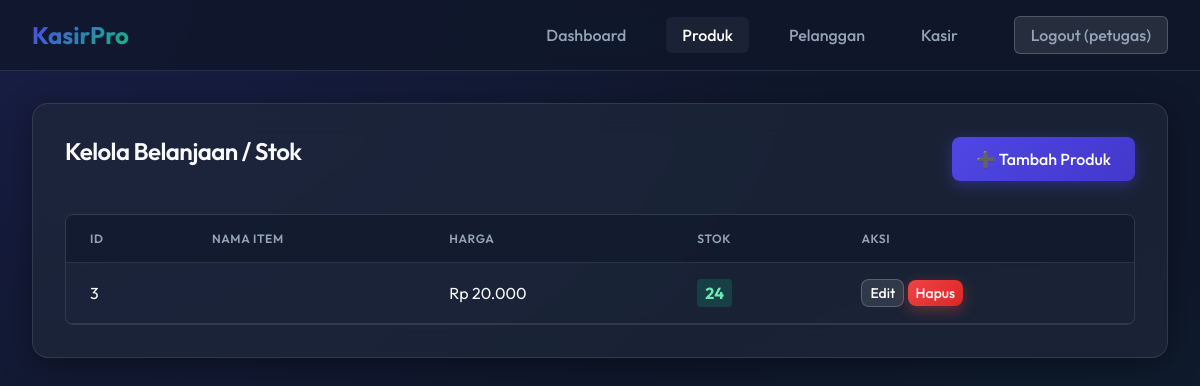
Screenshot of /produk.php (signed in) with the database file from the repository.
### tables this page shows
CREATE TABLE produk (
            ProdukID INTEGER PRIMARY KEY AUTOINCREMENT,
            NamaProduk VARCHAR(255) NOT NULL,
            Harga DECIMAL(10,2) NOT NULL,
            Stok INTEGER NOT NULL
        );

### produk.php (the view, shortened to what this page needs)
<?php
require 'header.php';
require 'koneksi.php';
$produk = $pdo->query("SELECT * FROM produk ORDER BY ProdukID DESC")->fetchAll();
?>
<div class="glass-panel">
    <div style="display: flex; justify-content: space-between; align-items: center; margin-bottom: 2rem;">
        <h2>Kelola Belanjaan / Stok</h2>
        <button onclick="document.getElementById('modalTambah').classList.add('show')" class="btn btn-primary">➕ Tambah Produk</button>
    </div>
    <div class="table-container">
        <table>
            <thead>
                <tr>
                    <th>ID</th>
                    <th>Nama Item</th>
                    <th>Harga</th>
                    <th>Stok</th>
                    <th>Aksi</th>
                </tr>
            </thead>
            <tbody>
                <?php foreach ($produk as $p): ?>
                <tr>
                    <td><?= $p['ProdukID'] ?></td>
                    <td><?= htmlspecialchars($p['Nama Produk']) ?></td>
                    <td>Rp <?= number_format($p['Harga'], 0, ',', '.') ?></td>
                    <td>
                        <span style="padding: 4px 8px; border-radius: 4px; background: <?= $p['Stok'] > 5 ? 'rgba(16, 185, 129, 0.2)' : 'rgba(239, 68, 68, 0.2)' ?>; color: <?= $p['Stok'] > 5 ? '#6EE7B7' : '#FCA5A5' ?>; font-weight: bold;">
                            <?= $p['Stok'] ?>
                        </span>
                    </td>
                    <td>
                        <button onclick="editModal(<?= $p['ProdukID'] ?>, '<?= addslashes($p['NamaProduk']) ?>', <?= $p['Harga'] ?>, <?= $p['Stok'] ?>)" class="btn btn-secondary" style="padding: 0.25rem 0.5rem; font-size: 0.875rem;">Edit</button>
                        <a href="produk.php?hapus=<?= $p['ProdukID'] ?>" onclick="return confirm('Yakin ingin menghapus produk ini?')" class="btn btn-danger" style="padding: 0.25rem 0.5rem; font-size: 0.875rem;">Hapus</a>
                    </td>
                </tr>
                <?php endforeach; ?>
            </tbody>
        </table>
    </div>
</div>
<?php require 'footer.php'; ?>

### assets/style.css (style rules this page uses)
:root { --primary-color: #4F46E5; --primary-hover: #4338CA; --secondary-color: #10B981; --danger-color: #EF4444; --danger-hover: #DC2626; --background: #0f172a; --surface: rgba(30, 41, 59, 0.7); --surface-border: rgba(255, 255, 255, 0.1); --text-primary: #F8FAFC; --text-secondary: #94A3B8; --card-shadow: 0 8px 32px 0 rgba(0, 0, 0, 0.37); --transition: all 0.3s cubic-bezier(0.4, 0, 0.2, 1); }
* { margin: 0; padding: 0; box-sizing: border-box; font-family: 'Outfit', sans-serif; }
body { background: var(--background); color: var(--text-primary); min-height: 100vh; background-image: radial-gradient(at 0% 0%, rgba(79, 70, 229, 0.15) 0px, transparent 50%), radial-gradient(at 100% 100%, rgba(16, 185, 129, 0.1) 0px, transparent 50%); background-attachment: fixed; display: flex; flex-direction: column; }
.glass-panel { background: var(--surface); backdrop-filter: blur(16px); -webkit-backdrop-filter: blur(16px); border: 1px solid var(--surface-border); border-radius: 16px; box-shadow: var(--card-shadow); padding: 2rem; }
h1, h2, h3, h4 { font-weight: 600; color: var(--text-primary); margin-bottom: 1rem; letter-spacing: -0.025em; }
.btn { display: inline-flex; align-items: center; justify-content: center; padding: 0.75rem 1.5rem; font-weight: 500; border-radius: 8px; border: none; cursor: pointer; transition: var(--transition); text-decoration: none; font-size: 1rem; gap: 0.5rem; }
.btn-primary { background: linear-gradient(135deg, var(--primary-color) 0%, var(--primary-hover) 100%); color: white; box-shadow: 0 4px 14px 0 rgba(79, 70, 229, 0.39); }
.btn-danger { background: linear-gradient(135deg, var(--danger-color) 0%, var(--danger-hover) 100%); color: white; box-shadow: 0 4px 14px 0 rgba(239, 68, 68, 0.39); }
.btn-secondary { background: rgba(255, 255, 255, 0.1); color: white; border: 1px solid rgba(255, 255, 255, 0.2); }
.table-container { overflow-x: auto; margin-top: 1.5rem; border-radius: 8px; border: 1px solid var(--surface-border); }
table { width: 100%; border-collapse: collapse; text-align: left; }
th, td { padding: 1rem 1.5rem; border-bottom: 1px solid var(--surface-border); }
th { background: rgba(15, 23, 42, 0.6); font-weight: 600; color: var(--text-secondary); text-transform: uppercase; font-size: 0.75rem; letter-spacing: 0.05em; }
tr { transition: var(--transition); }
td { color: var(--text-primary); }

### rows the page displays
produk: ProdukID "3", Harga "20.000", Stok "24"

### other values shown
$_SESSION['Username'] "petugas"
